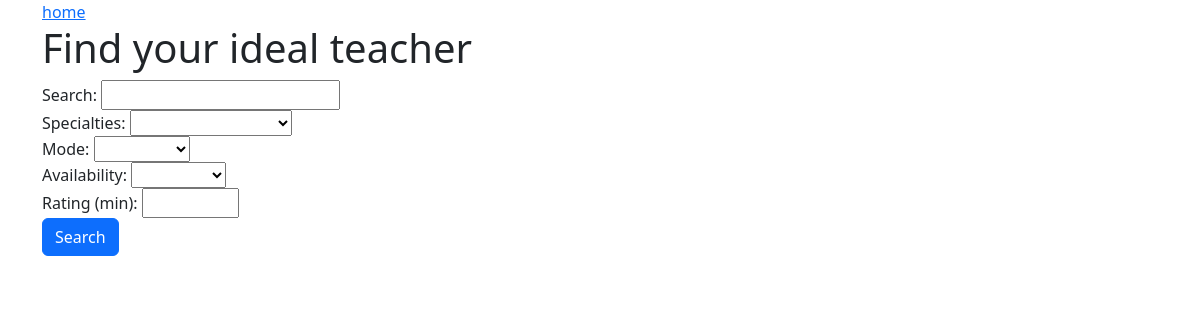
The page /teachers/ on the database as committed earlier.
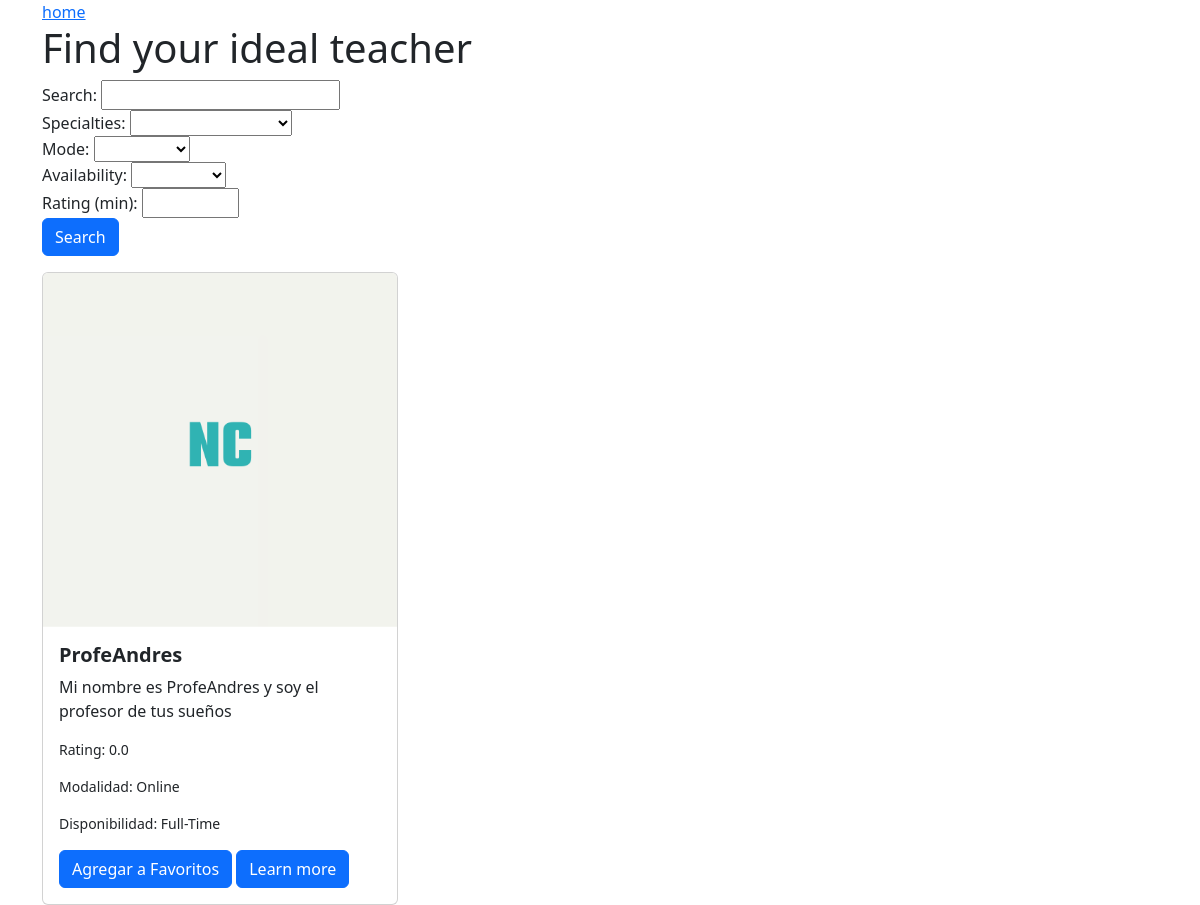
The same page on the database as committed later.
### users/models.py (models this page shows, shortened)
class Teacher(models.Model):
    user = models.OneToOneField(User, on_delete=models.CASCADE)
    specialties = models.CharField(
        max_length=50,
        choices=Specialties.choices
    )
    biography = models.TextField()
    average_rating = models.FloatField(default=0.0)
    availability = models.CharField(
        max_length=50,
        choices=Availability.choices
    )
    mode = models.CharField(
        max_length=50,
        choices=Mode.choices
    )

class User(AbstractBaseUser, PermissionsMixin):
    user_id = models.AutoField(primary_key=True)
    name = models.CharField(max_length=255)
    username = models.CharField(max_length=150, unique=True)
    email = models.EmailField(unique=True)
    password = models.CharField(max_length=128)
    user_type = models.CharField(
        max_length=10,
        choices=UserType.choices
    )
    registration_date = models.DateTimeField(auto_now_add=True)
    profile_picture = models.ImageField(upload_to='profile_photos/', default='profile_photos/default_profile.png',
                                        null=True, blank=True)
    address = models.CharField(max_length=255, null=True, blank=True)
    profile_complete = models.BooleanField(default=False)
    is_active = models.BooleanField(default=True)
    is_staff = models.BooleanField(default=False)
    objects = UserManager()
    USERNAME_FIELD = 'username'
    REQUIRED_FIELDS = ['email', 'name']

### search/views.py (the view, shortened to what this page needs)
# urls.py: path('teachers/', views.teachers, name='teachers'),
def teachers(request):
    searchTeacher = request.GET.get('searchTeacher', '')
    specialties_filter = request.GET.get('specialties', '')
    mode_filter = request.GET.get('mode', '')
    availability_filter = request.GET.get('availability', '')
    rating_filter = request.GET.get('rating', '')
    filters = Q()
    if specialties_filter:
        filters &= Q(specialties=specialties_filter)
    if mode_filter:
        filters &= Q(mode=mode_filter)
    if availability_filter:
        filters &= Q(availability=availability_filter)
    if rating_filter:
        filters &= Q(average_rating__gte=float(rating_filter))
    teachers = Teacher.objects.filter(filters)
    return render(request, 'teachers.html', {
        'teachers': teachers,
        'specialties': Specialties.choices,
        'modes': Mode.choices,
        'availabilities': Availability.choices
    })

### search/templates/teachers.html (shortened to what this page needs)
{% extends 'base.html' %}
{% block content %}
<!DOCTYPE html>
<html lang="en">
<head>
</head>
<body>
    <div>
        <nav>
            <a href="{% url 'home' %}">home</a>
        </nav>
    </div>
    <h1>Find your ideal teacher</h1>
    <form method="GET" action="{% url 'teachers' %}">
        <div>
            <label for="searchTeacher">Search: </label>
            <input type="text" id="searchTeacher" name="searchTeacher" value="{{ request.GET.searchTeacher }}">
        </div>
        <div>
            <label for="specialties">Specialties:</label>
            <select id="specialties" name="specialties">
                <option value=""></option>
                {% for key, value in specialties %}
                    <option value="{{ key }}" {% if request.GET.specialties == key %}selected{% endif %}>{{ value }}</option>
                {% endfor %}
            </select>
        </div>
        <div>
            <label for="mode">Mode:</label>
            <select id="mode" name="mode">
                <option value=""></option>
                {% for key, value in modes %}
                    <option value="{{ key }}" {% if request.GET.mode == key %}selected{% endif %}>{{ value }}</option>
                {% endfor %}
            </select>
        </div>
        <div>
            <label for="availability">Availability:</label>
            <select id="availability" name="availability">
                <option value=""></option>
                {% for key, value in availabilities %}
                    <option value="{{ key }}" {% if request.GET.availability == key %}selected{% endif %}>{{ value }}</option>
                {% endfor %}
            </select>
        </div>
        <div>
            <label for="rating">Rating (min):</label>
            <input type="number" id="rating" name="rating" min="0" max="5" step="0.1" value="{{ request.GET.rating }}">
        </div>
        <button type="submit" class="btn btn-primary">Search</button>
    </form>
    <div class="row row-cols-1 row-cols-md-3 g-4">
        {% for teacher in teachers %}
        <div class="col">
            <div class="card">
                <img class="card-img-top" src="{{ teacher.user.profile_picture.url }}" alt="{{ teacher.user.username }}">
                <div class="card-body">
                    <h5 class="card-title fw-bold">{{ teacher.user.username }}</h5>
                    <p class="card-text">{{ teacher.biography }}</p>
                    <p class="card-text"><small>Rating: {{ teacher.average_rating }}</small></p>
                    <p class="card-text"><small>Modalidad: {{ teacher.get_mode_display }}</small></p>
                    <p class="card-text"><small>Disponibilidad: {{ teacher.get_availability_display }}</small></p>
                    <a href="{% url 'add_favorite_teacher' teacher.id %}" class="btn btn-primary">Agregar a Favoritos</a>
                    <a href="{% url 'teachers_detail' teacher.id %}" class="btn btn-primary">Learn more</a>
                </div>
            </div>
        </div>
        {% endfor %}
    </div>
</body>
</html>
{% endblock content %}

Rows that differ between the two databases and show on the page:
added Teacher: user.profile_picture (placeholder picture), user.username "ProfeAndres", biography "Mi nombre es ProfeAndres y soy el profesor de tus sueños", average_rating "0.0", mode "Online", availability "Full-Time"
